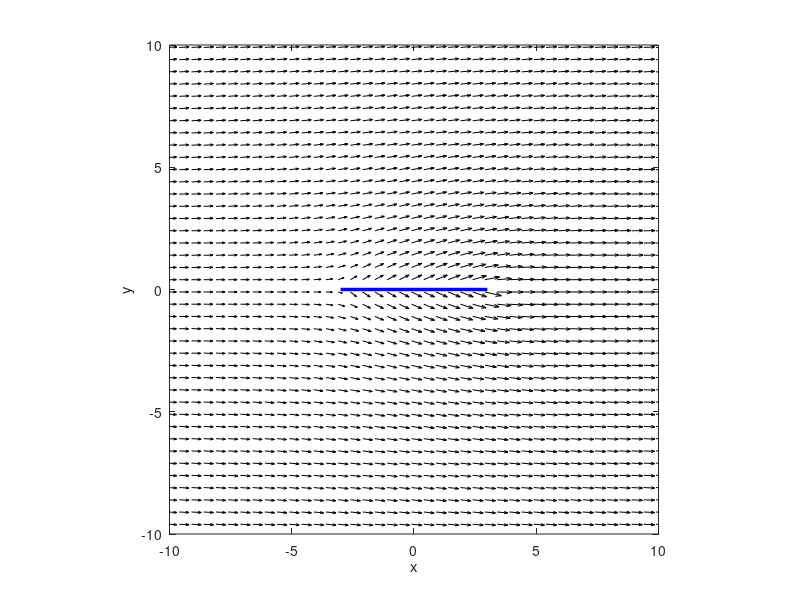

Write the MATLAB code that produced this figure.
% this is an example code to produce the right-hand-plot of figure 5
try close figsou
end
figpan=figure;


U_inf=1;
% make a mesh of x and y positions
[xp yp] = meshgrid([-10.1:.5:10.1], [-10.1:.5:10.1]);
q = 1; % source panel strength density

Xj = [-3 3]; % start and end points x and y coords
Yj = [0 0];
Xmj = 0.5*(Xj(1) + Xj(2)); % midpoints
Ymj = 0.5*(Yj(1) + Yj(2));
% equation (13)
rij = sqrt((Xmj - xp).^2 + (Ymj - yp).^2);
% equation (14) and (15)
Phi = atan2((Yj(2) - Yj(1)),(Xj(2) - Xj(1)));
beta = atan2((yp - Ymj),(xp - Xmj));
omega = beta - Phi;
% equations (16) and (17)
x0p = rij.*cos(omega);
y0p = rij.*sin(omega);
% equation (11 & 12)
S = sqrt((Xj(2) - Xj(1)).^2 + (Yj(2) - Yj(1)).^2);
a = -S/2;
b = S/2;
% equations (18) and (19)
vprime = (q./(2*pi)).*(atan(((S/2) - x0p)./y0p) - atan((-(S/2) - x0p)./y0p));
uprime = (q./(2*pi)).*((-log((y0p.^2 + ((S.^2)/4) - (S.*x0p) + x0p.^2))./2) ...
    - (-log((y0p.^2 + ((S.^2)/4) + (S.*x0p) + x0p.^2))./2));
% equations (21) and (22)
v = vprime.*cos(Phi) + uprime.*sin(Phi)             ;
u = uprime.*cos(Phi) - vprime.*sin(Phi)     +U_inf  ;

% plot the panel
plot(Xj, Yj, 'b-', 'LineWidth', 2.5)
hold on
% plot the vectors
quiver(xp, yp, u, v, 1, 'k')
daspect([1 1 1])
axis([-10 10 -10 10])
xlabel('x')
ylabel('y')


